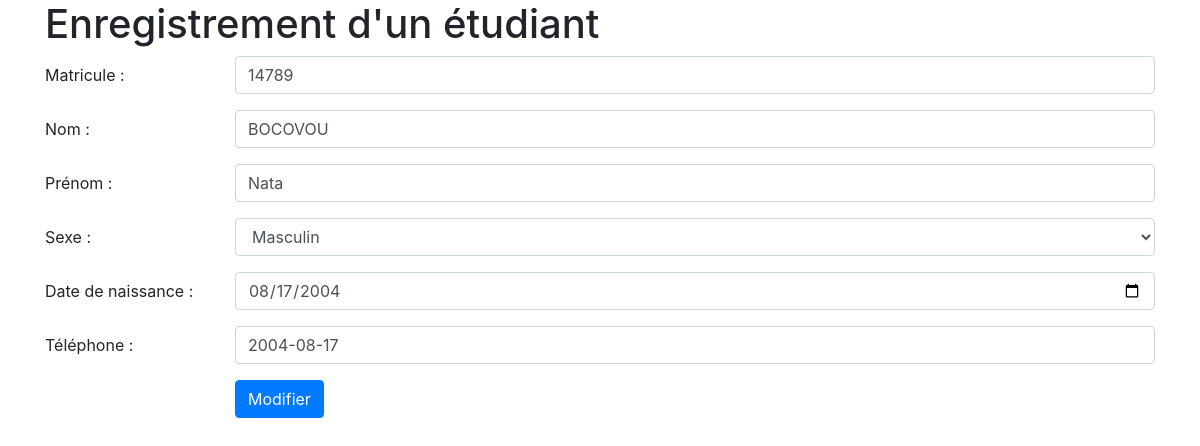
/modifier_etudiant.php?id=10, run on the app's committed database.
### tables this page shows
CREATE TABLE `etudiant` (
  `id` int(255) NOT NULL,
  `matricule` int(80) NOT NULL,
  `nom` varchar(80) NOT NULL,
  `prenom` varchar(80) NOT NULL,
  `sexe` varchar(60) NOT NULL,
  `date_naissance` date NOT NULL,
  `telephone` int(60) NOT NULL
);

### modifier_etudiant.php (the view, shortened to what this page needs)
<?php
require('db.php');
$etudiant_id = $_GET['id'];
$selectSql = "SELECT * FROM etudiant WHERE id = ?";
$selectStmt = $db->prepare($selectSql);
$selectStmt->execute([$etudiant_id]);
$etudiant = $selectStmt->fetch(PDO::FETCH_ASSOC);
?>
<!DOCTYPE html>
<html lang="en">
<head>
    <link rel="stylesheet" href="https://maxcdn.bootstrapcdn.com/bootstrap/4.5.2/css/bootstrap.min.css">
</head>
<!DOCTYPE html>
<html>
<div class="container">
    <h1>Enregistrement d'un étudiant</h1>
    <form method="POST" action="traitement_modification.php">
        <div class=" form-group row">
            <label for="matricule" class="col-sm-2 col-form-label">Matricule :</label>
            <div class="col-sm-10">
                <input type="text" class="form-control" id="matricule" name="matricule" value="<?php echo $etudiant['matricule']; ?>">
            </div>
        </div>
        <div class="form-group row">
            <label for="nom" class="col-sm-2 col-form-label">Nom :</label>
            <div class="col-sm-10">
                <input type="text" class="form-control" id="nom" name="nom" value="<?php echo $etudiant['nom']; ?>">
            </div>
        </div>
        <div class="form-group row">
            <label for="prenom" class="col-sm-2 col-form-label">Prénom :</label>
            <div class="col-sm-10">
                <input type="text" class="form-control" id="prenom" name="prenom" value="<?php echo $etudiant['prenom']; ?>">
            </div>
        </div>
        <div class="form-group row">
            <label for="sexe" class="col-sm-2 col-form-label">Sexe :</label>
            <div class="col-sm-10">
                <select class="form-control" id="sexe" name="sexe">
                    <option value="Masculin">Masculin</option>
                </select>
            </div>
        </div>
        <div class="form-group row">
            <label for="date_naissance" class="col-sm-2 col-form-label">Date de naissance :</label>
            <div class="col-sm-10">
                <input type="date" class="form-control" id="date_naissance" name="date_naissance" value="<?php echo $etudiant['date_naissance']; ?>">
            </div>
        </div>
        <div class="form-group row">
            <label for="telephone" class="col-sm-2 col-form-label">Téléphone :</label>
            <div class="col-sm-10">
                <input type="tel" class="form-control" id="telephone" name="telephone" value="<?php echo $etudiant['date_naissance']; ?>">
            </div>
        </div>
        <div class=" form-group row">
            <div class="col-sm-10 offset-sm-2">
                <button name="enregistrement" type=" submit" class="btn btn-primary">Modifier</button>
            </div>
        </div>
    </form>
</div>
</body>
</html>

### data on the page
etudiant: matricule "14789", nom "BOCOVOU", prenom "Nata", date_naissance "08/17/2004", telephone "2004-08-17"
